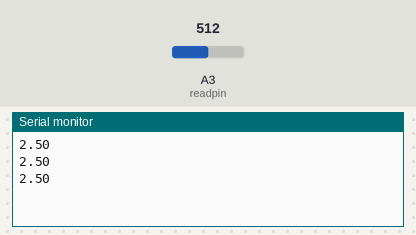
Simulated run of this sketch. Board: Arduino Uno, built with avr-gcc and run on an emulated ATmega328P. Shown: the last lines printed to the serial monitor. The test bench sets the inputs (shaded band); at power-on: A3 (readpin) = 512.

Above: at 1.3 s.
1.4 s: A3 (readpin) set to 716
At 1.9 s:
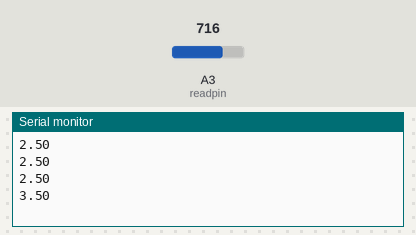
2.9 s: A3 (readpin) set to 900
At 3.4 s:
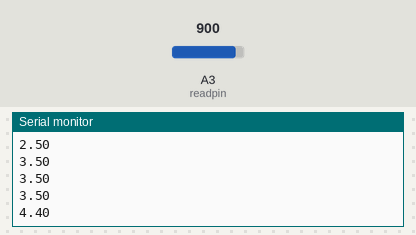
Timing chart, 0 to 5.9 s (numbered marks = the images above; inputs shaded):
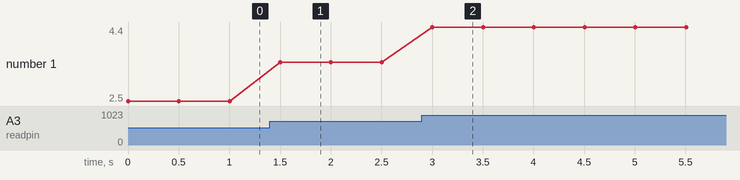

The sketch:

pmcw_t10_reading_analog_voltage1.ino
```cpp
// C++ code
//
int readpin = A3;
int v2=0;
double val=0;
int time=500;
void setup()
{
  pinMode(readpin, INPUT);
  Serial.begin(9600);
}

void loop()
{
  v2= analogRead(readpin);
  val=(5*v2)/1023.0;
  Serial.println(val);
  delay(time);
}
```

Measured:
- after the input at 1.4 s, the serial monitor: prints a new line after 0.10 s (image 1)
- after the input at 2.9 s, the serial monitor: prints a new line after 0.10 s (image 2)
- plotted number 1: 2.5 → 3.5 after the input at 1.4 s, 3.5 → 4.4 after the input at 2.9 s
